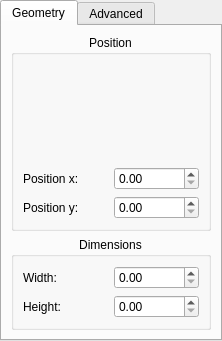
<ui version="4.0" >
 <class>KoInteractionToolWidget</class>
 <widget class="QTabWidget" name="KoInteractionToolWidget" >
  <property name="geometry" >
   <rect>
    <x>0</x>
    <y>0</y>
    <width>222</width>
    <height>341</height>
   </rect>
  </property>
  <property name="currentIndex" >
   <number>0</number>
  </property>
  <widget class="QWidget" name="geometryTab" >
   <attribute name="title" >
    <string>Geometry</string>
   </attribute>
   <layout class="QGridLayout" >
    <item row="0" column="0" >
     <widget class="QGroupBox" name="positionGroup" >
      <property name="title" >
       <string>Position</string>
      </property>
      <property name="alignment" >
       <set>Qt::AlignHCenter</set>
      </property>
      <property name="flat" >
       <bool>true</bool>
      </property>
      <layout class="QGridLayout" >
       <item row="0" column="0" >
        <spacer>
         <property name="orientation" >
          <enum>Qt::Vertical</enum>
         </property>
         <property name="sizeHint" >
          <size>
           <width>20</width>
           <height>31</height>
          </size>
         </property>
        </spacer>
       </item>
       <item row="0" column="1" colspan="2" >
        <widget class="QLabel" name="rectLabel" >
         <property name="text" >
          <string/>
         </property>
        </widget>
       </item>
       <item row="0" column="3" >
        <spacer>
         <property name="orientation" >
          <enum>Qt::Vertical</enum>
         </property>
         <property name="sizeHint" >
          <size>
           <width>20</width>
           <height>31</height>
          </size>
         </property>
        </spacer>
       </item>
       <item row="1" column="0" colspan="2" >
        <widget class="QLabel" name="positionXLabel" >
         <property name="sizePolicy" >
          <sizepolicy vsizetype="Preferred" hsizetype="Ignored" >
           <horstretch>0</horstretch>
           <verstretch>0</verstretch>
          </sizepolicy>
         </property>
         <property name="text" >
          <string>Position x:</string>
         </property>
         <property name="buddy" >
          <cstring>positionXSpinBox</cstring>
         </property>
        </widget>
       </item>
       <item row="1" column="2" colspan="2" >
        <widget class="QDoubleSpinBox" name="positionXSpinBox" />
       </item>
       <item row="2" column="0" colspan="2" >
        <widget class="QLabel" name="positionYLabel" >
         <property name="sizePolicy" >
          <sizepolicy vsizetype="Preferred" hsizetype="Ignored" >
           <horstretch>0</horstretch>
           <verstretch>0</verstretch>
          </sizepolicy>
         </property>
         <property name="text" >
          <string>Position y:</string>
         </property>
         <property name="buddy" >
          <cstring>positionYSpinBox</cstring>
         </property>
        </widget>
       </item>
       <item row="2" column="2" colspan="2" >
        <widget class="QDoubleSpinBox" name="positionYSpinBox" />
       </item>
      </layout>
     </widget>
    </item>
    <item row="1" column="0" >
     <widget class="QGroupBox" name="dimensionGroup" >
      <property name="title" >
       <string>Dimensions</string>
      </property>
      <property name="alignment" >
       <set>Qt::AlignHCenter</set>
      </property>
      <property name="flat" >
       <bool>true</bool>
      </property>
      <layout class="QGridLayout" >
       <item row="0" column="0" >
        <widget class="QLabel" name="widthLabel" >
         <property name="text" >
          <string>Width:</string>
         </property>
         <property name="buddy" >
          <cstring>widthSpinBox</cstring>
         </property>
        </widget>
       </item>
       <item row="0" column="1" >
        <widget class="QDoubleSpinBox" name="widthSpinBox" />
       </item>
       <item row="1" column="0" >
        <widget class="QLabel" name="heightLabel" >
         <property name="text" >
          <string>Height:</string>
         </property>
         <property name="buddy" >
          <cstring>heightSpinBox</cstring>
         </property>
        </widget>
       </item>
       <item row="1" column="1" >
        <widget class="QDoubleSpinBox" name="heightSpinBox" />
       </item>
      </layout>
     </widget>
    </item>
   </layout>
  </widget>
  <widget class="QWidget" name="advancedTab" >
   <attribute name="title" >
    <string>Advanced</string>
   </attribute>
   <layout class="QGridLayout" >
    <item row="0" column="0" >
     <widget class="QLabel" name="orderLabel" >
      <property name="text" >
       <string>Order:</string>
      </property>
     </widget>
    </item>
    <item row="0" column="1" >
     <widget class="QToolButton" name="bringToFront" >
      <property name="text" >
       <string/>
      </property>
     </widget>
    </item>
    <item row="0" column="2" >
     <widget class="QToolButton" name="raiseLevel" >
      <property name="text" >
       <string/>
      </property>
     </widget>
    </item>
    <item row="0" column="3" >
     <widget class="QToolButton" name="lowerLevel" >
      <property name="text" >
       <string/>
      </property>
     </widget>
    </item>
    <item row="0" column="4" >
     <widget class="QToolButton" name="sendBack" >
      <property name="text" >
       <string/>
      </property>
     </widget>
    </item>
    <item row="1" column="0" colspan="5" >
     <widget class="QGroupBox" name="alignmentGroup" >
      <property name="title" >
       <string>Alignment</string>
      </property>
      <property name="alignment" >
       <set>Qt::AlignHCenter</set>
      </property>
      <property name="flat" >
       <bool>true</bool>
      </property>
      <layout class="QGridLayout" >
       <item row="0" column="0" >
        <widget class="QLabel" name="horizontalLabel" >
         <property name="text" >
          <string>Horizontal:</string>
         </property>
        </widget>
       </item>
       <item row="0" column="1" >
        <widget class="QToolButton" name="leftAlign" >
         <property name="text" >
          <string/>
         </property>
        </widget>
       </item>
       <item row="0" column="2" >
        <widget class="QToolButton" name="hCenterAlign" >
         <property name="text" >
          <string/>
         </property>
        </widget>
       </item>
       <item row="0" column="3" >
        <widget class="QToolButton" name="rightAlign" >
         <property name="text" >
          <string/>
         </property>
        </widget>
       </item>
       <item row="1" column="0" >
        <widget class="QLabel" name="verticalLabel" >
         <property name="text" >
          <string>Vertical:</string>
         </property>
        </widget>
       </item>
       <item row="1" column="1" >
        <widget class="QToolButton" name="topAlign" >
         <property name="text" >
          <string/>
         </property>
        </widget>
       </item>
       <item row="1" column="2" >
        <widget class="QToolButton" name="vCenterAlign" >
         <property name="text" >
          <string/>
         </property>
        </widget>
       </item>
       <item row="1" column="3" >
        <widget class="QToolButton" name="bottomAlign" >
         <property name="text" >
          <string/>
         </property>
        </widget>
       </item>
      </layout>
     </widget>
    </item>
    <item row="2" column="0" colspan="5" >
     <widget class="QGroupBox" name="transformationGroup" >
      <property name="title" >
       <string>Transformation</string>
      </property>
      <property name="alignment" >
       <set>Qt::AlignHCenter</set>
      </property>
      <property name="flat" >
       <bool>true</bool>
      </property>
      <layout class="QGridLayout" >
       <item row="0" column="0" >
        <widget class="QComboBox" name="rotateCombo" />
       </item>
       <item row="0" column="1" >
        <widget class="QPushButton" name="rotateButton" >
         <property name="text" >
          <string>Rotate</string>
         </property>
        </widget>
       </item>
       <item row="1" column="0" >
        <widget class="QComboBox" name="scaleCombo" />
       </item>
       <item row="1" column="1" >
        <widget class="QPushButton" name="scaleButton" >
         <property name="text" >
          <string>Scale</string>
         </property>
        </widget>
       </item>
       <item row="2" column="0" >
        <widget class="QComboBox" name="shearCombo" />
       </item>
       <item row="2" column="1" >
        <widget class="QPushButton" name="shearButton" >
         <property name="text" >
          <string>Shear</string>
         </property>
        </widget>
       </item>
      </layout>
     </widget>
    </item>
   </layout>
  </widget>
 </widget>
 <resources/>
 <connections/>
</ui>
